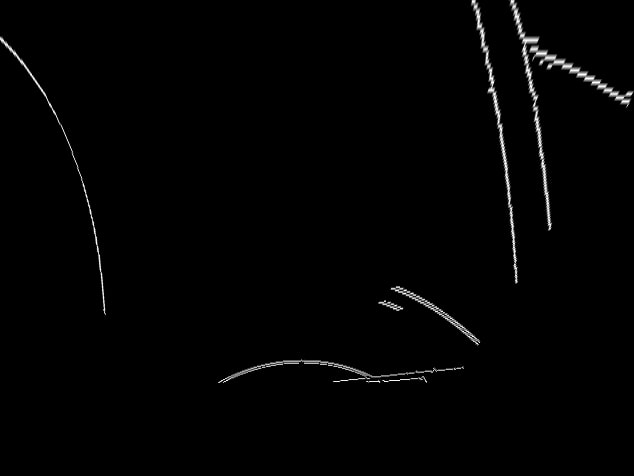
#> input picture Auto-Driving project/자율주행자동차/자율주행자동차 런처 모음/jajucha_v2.2.0_grid_원본/새 폴더/test_image.jpg, 634 x 476 px
$ python warpingImages.py
#> lines starting #> are read from the running program, lines starting #| are printed output that depends on the picture; after the words box and inside, x2 and y2 are one past the last pixel; in counts of white or black regions, pixels touching at a corner belong together
### Auto-Driving project/자율주행자동차/자율주행자동차 런처 모음/jajucha_v2.2.0_grid_원본/새 폴더/utlis.py
import cv2
import numpy as np

def thresholding(img):
    imgHsv = cv2.cvtColor(img,cv2.COLOR_BGR2HSV)
    lowerWhite = np.array([80,0,0])
    upperWhite = np.array([255,160,255])
    maskWhite = cv2.inRange(imgHsv,lowerWhite,upperWhite)
    return maskWhite

def warpImg(img,points,w,h,inv = False):
    pts1 = np.float32(points)
    pts2 = np.float32([[0,0],[w,0],[0,h],[w,h]])
    if inv:
        matrix = cv2.getPerspectiveTransform(pts2, pts1)
    else:
        matrix = cv2.getPerspectiveTransform(pts1,pts2)
    imgWarp = cv2.warpPerspective(img,matrix,(w,h))
    return imgWarp

def nothing(a):
    pass

def initializeTrackbars(intialTracbarVals,wT=480, hT=240):
    cv2.namedWindow("Trackbars")
    cv2.resizeWindow("Trackbars", 360, 240)
    cv2.createTrackbar("Width Top", "Trackbars", intialTracbarVals[0],wT//2, nothing)
    cv2.createTrackbar("Height Top", "Trackbars", intialTracbarVals[1], hT, nothing)
    cv2.createTrackbar("Width Bottom", "Trackbars", intialTracbarVals[2],wT//2, nothing)
    cv2.createTrackbar("Height Bottom", "Trackbars", intialTracbarVals[3], hT, nothing)

def valTrackbars(wT=480, hT=240):
    widthTop = cv2.getTrackbarPos("Width Top", "Trackbars")
    heightTop = cv2.getTrackbarPos("Height Top", "Trackbars")
    widthBottom = cv2.getTrackbarPos("Width Bottom", "Trackbars")
    heightBottom = cv2.getTrackbarPos("Height Bottom", "Trackbars")
    points = np.float32([(widthTop, heightTop), (wT-widthTop, heightTop),
                      (widthBottom , heightBottom ), (wT-widthBottom, heightBottom)])
    return points

def drawPoints(img,points):
    for x in range(4):
        cv2.circle(img,(int(points[x][0]),int(points[x][1])),15,(0,0,255),cv2.FILLED)
    return img

def getHistogram(img,minPer=0.1,display= False,region=1):

    if region ==1:
        histValues = np.sum(img, axis=0)
    else:
        histValues = np.sum(img[img.shape[0]//region:,:], axis=0)

    #print(histValues)
    maxValue = np.max(histValues)
    minValue = minPer*maxValue

    indexArray = np.where(histValues >= minValue)
    basePoint = int(np.average(indexArray))
    #print(basePoint)

    if display:
        imgHist = np.zeros((img.shape[0],img.shape[1],3),np.uint8)
        for x,intensity in enumerate(histValues):
            cv2.line(imgHist,(x,img.shape[0]),(x,img.shape[0]-intensity//255//region),(255,0,255),1)
            cv2.circle(imgHist,(basePoint,img.shape[0]),20,(0,255,255),cv2.FILLED)
        return basePoint,imgHist

    return basePoint

def stackImages(scale,imgArray):
    rows = len(imgArray)
    cols = len(imgArray[0])
    rowsAvailable = isinstance(imgArray[0], list)
    width = imgArray[0][0].shape[1]
    height = imgArray[0][0].shape[0]
    if rowsAvailable:
        for x in range ( 0, rows):
            for y in range(0, cols):
                if imgArray[x][y].shape[:2] == imgArray[0][0].shape [:2]:
                    imgArray[x][y] = cv2.resize(imgArray[x][y], (0, 0), None, scale, scale)
                else:
                    imgArray[x][y] = cv2.resize(imgArray[x][y], (imgArray[0][0].shape[1], imgArray[0][0].shape[0]), None, scale, scale)
                if len(imgArray[x][y].shape) == 2: imgArray[x][y]= cv2.cvtColor( imgArray[x][y], cv2.COLOR_GRAY2BGR)
        imageBlank = np.zeros((height, width, 3), np.uint8)
        hor = [imageBlank]*rows
        hor_con = [imageBlank]*rows
        for x in range(0, rows):
            hor[x] = np.hstack(imgArray[x])
        ver = np.vstack(hor)
    else:
        for x in range(0, rows):
            if imgArray[x].shape[:2] == imgArray[0].shape[:2]:
                imgArray[x] = cv2.resize(imgArray[x], (0, 0), None, scale, scale)
            else:
                imgArray[x] = cv2.resize(imgArray[x], (imgArray[0].shape[1], imgArray[0].shape[0]), None,scale, scale)
            if len(imgArray[x].shape) == 2: imgArray[x] = cv2.cvtColor(imgArray[x], cv2.COLOR_GRAY2BGR)
        hor= np.hstack(imgArray)
        ver = hor
    return ver

### Auto-Driving project/자율주행자동차/자율주행자동차 런처 모음/jajucha_v2.2.0_grid_원본/새 폴더/warpingImages.py
import cv2
import numpy as np
import utlis

curveList = []
avgVal=10

def getLaneCurve(img,display=2):

    imgCopy = img.copy()
    imgResult = img.copy()
    #### STEP 1
    imgThres = utlis.thresholding(img)

    #### STEP 2
    hT, wT, c = img.shape
    points = utlis.valTrackbars()
    imgWarp = utlis.warpImg(imgThres,points,wT,hT)

    imgWarpOriginal = utlis.warpImg(img, points, wT, hT)

    cv2.imshow('Warped Image', imgWarpOriginal)
    imgWarpPoints = utlis.drawPoints(imgCopy,points)

    #### STEP 3
    middlePoint,imgHist = utlis.getHistogram(imgWarp,display=True,minPer=0.5,region=4)
    curveAveragePoint, imgHist = utlis.getHistogram(imgWarp, display=True, minPer=0.9)
    curveRaw = curveAveragePoint - middlePoint

    #### SETP 4
    curveList.append(curveRaw)
    if len(curveList)>avgVal:
        curveList.pop(0)
    curve = int(sum(curveList)/len(curveList))

    #### STEP 5
    if display != 0:
        imgInvWarp = utlis.warpImg(imgWarp, points, wT, hT, inv=True)
        imgInvWarp = cv2.cvtColor(imgInvWarp, cv2.COLOR_GRAY2BGR)
        imgInvWarp[0:hT // 3, 0:wT] = 0, 0, 0
        imgLaneColor = np.zeros_like(img)
        imgLaneColor[:] = 0, 255, 0
        imgLaneColor = cv2.bitwise_and(imgInvWarp, imgLaneColor)
        imgResult = cv2.addWeighted(imgResult, 1, imgLaneColor, 1, 0)
        midY = 450
        cv2.putText(imgResult, str(curve), (wT // 2 - 80, 85), cv2.FONT_HERSHEY_COMPLEX, 2, (255, 0, 255), 3)
        cv2.line(imgResult, (wT // 2, midY), (wT // 2 + (curve * 3), midY), (255, 0, 255), 5)
        cv2.line(imgResult, ((wT // 2 + (curve * 3)), midY - 25), (wT // 2 + (curve * 3), midY + 25), (0, 255, 0), 5)
        for x in range(-30, 30):
            w = wT // 20
            cv2.line(imgResult, (w * x + int(curve // 50), midY - 10),
                     (w * x + int(curve // 50), midY + 10), (0, 0, 255), 2)
        #fps = cv2.getTickFrequency() / (cv2.getTickCount() - timer);
        #cv2.putText(imgResult, 'FPS ' + str(int(fps)), (20, 40), cv2.FONT_HERSHEY_SIMPLEX, 1, (230, 50, 50), 3);
    if display == 2:
        imgStacked = utlis.stackImages(0.7, ([img, imgWarpPoints, imgWarp],
                                             [imgHist, imgLaneColor, imgResult]))
        cv2.imshow('ImageStack', imgStacked)
    elif display == 1:
        cv2.imshow('Resutlt', imgResult)

    #### NORMALIZATION
    curve = curve/100
    if curve>1: curve ==1
    if curve<-1:curve == -1

    return curve


if __name__ == '__main__':
    img = cv2.imread('test_image.jpg')
#> img is the input picture: shape (476, 634, 3); min 0, max 255, mean 2.9
    intialTrackBarVals = [102, 80, 20, 214 ]
    utlis.initializeTrackbars(intialTrackBarVals)
    while True:
        #success, img = cap.read()
        img = cv2.resize(img,(480,240))
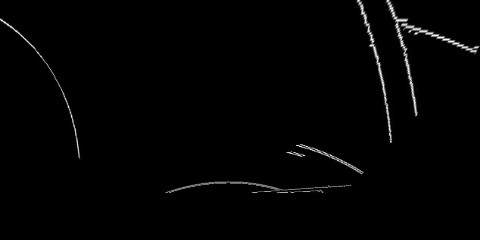
#> img: shape (240, 480, 3); min 0, max 250, mean 2.9
        curve = getLaneCurve(img,display=2)
#> in thresholding, `imgHsv = cv2.cvtColor(img,cv2.COLOR_BGR2HSV)`: imgHsv: shape (240, 480, 3); mean H, S, V 0, 0, 2.9
#> in thresholding, `maskWhite = cv2.inRange(imgHsv,lowerWhite,upperWhite)`: maskWhite: shape (240, 480); every value is 0
#> call 2 of warpImg, with points = array of shape (4, 2), w = 480, h = 240, inv = False
#> in warpImg (call 2), `imgWarp = cv2.warpPerspective(img,matrix,(w,h))`:
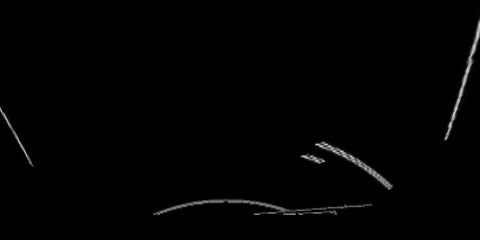
#> imgWarp: shape (240, 480, 3); min 0, max 228, mean 2.1
#> after the loop in drawPoints, `for x in range(4):`:
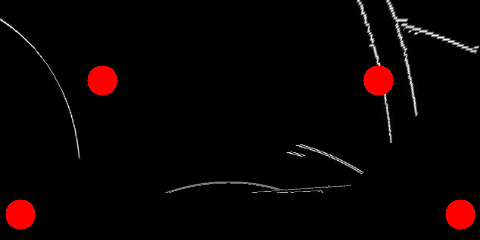
#> img: shape (240, 480, 3); mean B, G, R 2.7, 2.7, 9
#> in getHistogram, `histValues = np.sum(img[img.shape[0]//region:,:], axis=0)`: histValues = 480 values from 0 to 0
#> in getHistogram, `maxValue = np.max(histValues)`: maxValue = 0
#> in getHistogram, `basePoint = int(np.average(indexArray))`: basePoint = 239
#> after the loop in getHistogram, `for x,intensity in enumerate(histValues):`:
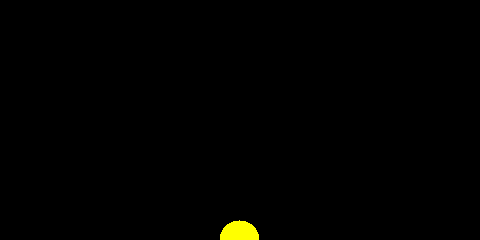
#> imgHist: shape (240, 480, 3); mean of channels 0, 1, 2 0, 1.3, 1.3; drawn as B, G, R
#> in getLaneCurve, `curveRaw = curveAveragePoint - middlePoint`: curveRaw = 0
#> in getLaneCurve, `imgInvWarp = cv2.cvtColor(imgInvWarp, cv2.COLOR_GRAY2BGR)`: imgInvWarp: shape (240, 480, 3); every value is 0
#> in getLaneCurve, `cv2.putText(imgResult, str(curve), (wT // 2 - 80, 85), cv2.FONT_HERSHE..`:
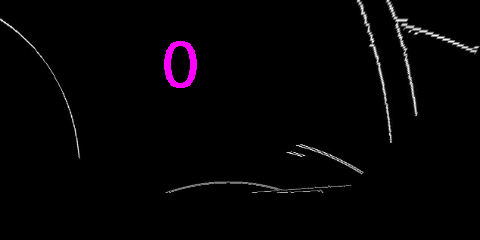
#> imgResult: shape (240, 480, 3); 0.61% of pixels changed, all inside (x1, y1, x2, y2) = (164, 41, 197, 88)
#> after the loop in stackImages, `for x in range(0, rows):`: hor = 2 items
#> in stackImages, `ver = np.vstack(hor)`:
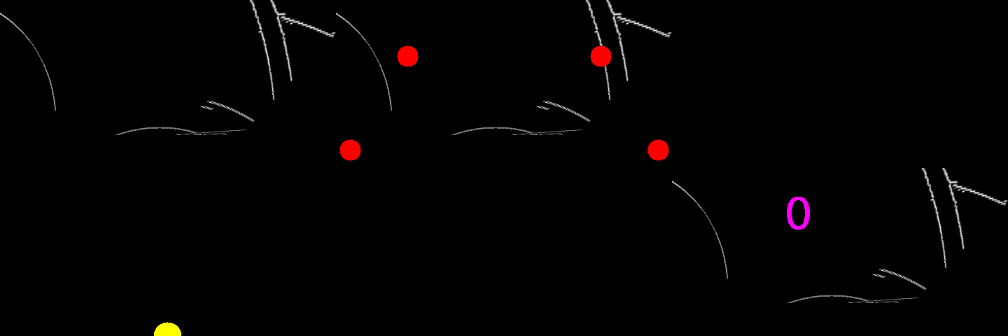
#> ver: shape (336, 1008, 3); mean of channels 0, 1, 2 1.7, 1.6, 2.9; drawn as B, G, R
#> curve = 0
        print(curve)
#| 0.0
        #cv2.imshow('Vid',img)
        cv2.waitKey(1)
